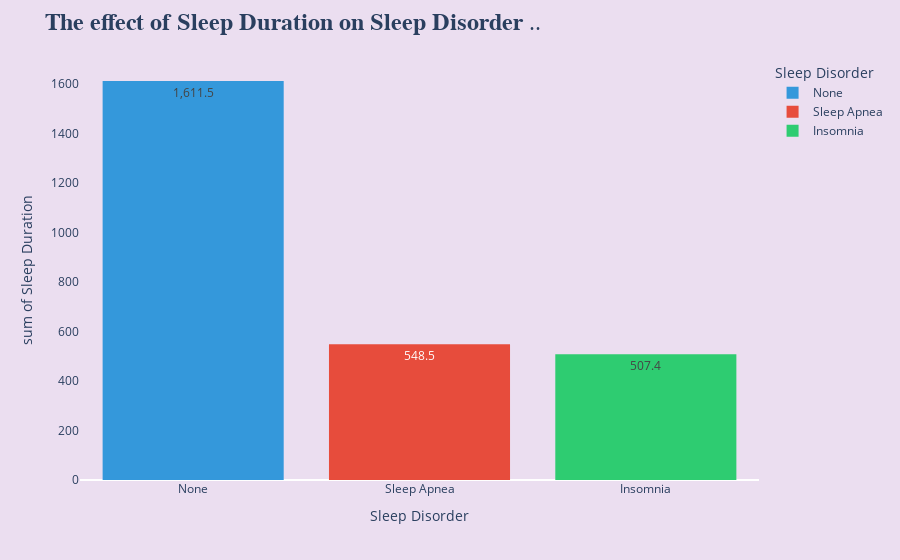

The notebook cell this image was saved under:
### Code cell
fig=px.histogram(df,x='Sleep Disorder',y='Sleep Duration',
                 color='Sleep Disorder',color_discrete_sequence=['#3498db', '#e74c3c', '#2ecc71', '#9b59b6'],
                 text_auto=True)



fig.update_layout(title='<b>The effect of Sleep Duration on Sleep Disorder</b> ..',
                  titlefont={'size': 24,'family': 'Serif'},
                  showlegend=True, 
                  paper_bgcolor='#EBDEF0',
                  plot_bgcolor='#EBDEF0')



fig.update_yaxes(showgrid=False)




fig.show()

### Figure 1 — Plotly figure (JSON) as saved in the notebook; plotly's stock layout.template omitted (floating-point values rounded to 4 significant figures; data arrays with more than 128 entries replaced by an {"elided": "..."} marker saying what was removed)
{"data": [{"alignmentgroup": "True", "bingroup": "x", "histfunc": "sum", "hovertemplate": "Sleep Disorder=%{x}<br>sum of Sleep Duration=%{y}<extra></extra>", "legendgroup": "None", "marker": {"color": "#3498db", "pattern": {"shape": ""}}, "name": "None", "offsetgroup": "None", "orientation": "v", "showlegend": true, "texttemplate": "%{value}", "type": "histogram", "x": {"elided": "219 str values"}, "xaxis": "x", "y": {"elided": "219 float values"}, "yaxis": "y"}, {"alignmentgroup": "True", "bingroup": "x", "histfunc": "sum", "hovertemplate": "Sleep Disorder=%{x}<br>sum of Sleep Duration=%{y}<extra></extra>", "legendgroup": "Sleep Apnea", "marker": {"color": "#e74c3c", "pattern": {"shape": ""}}, "name": "Sleep Apnea", "offsetgroup": "Sleep Apnea", "orientation": "v", "showlegend": true, "texttemplate": "%{value}", "type": "histogram", "x": ["Sleep Apnea", "Sleep Apnea", "Sleep Apnea", "Sleep Apnea", "Sleep Apnea", "Sleep Apnea", "Sleep Apnea", "Sleep Apnea", "Sleep Apnea", "Sleep Apnea", "Sleep Apnea", "Sleep Apnea", "Sleep Apnea", "Sleep Apnea", "Sleep Apnea", "Sleep Apnea", "Sleep Apnea", "Sleep Apnea", "Sleep Apnea", "Sleep Apnea", "Sleep Apnea", "Sleep Apnea", "Sleep Apnea", "Sleep Apnea", "Sleep Apnea", "Sleep Apnea", "Sleep Apnea", "Sleep Apnea", "Sleep Apnea", "Sleep Apnea", "Sleep Apnea", "Sleep Apnea", "Sleep Apnea", "Sleep Apnea", "Sleep Apnea", "Sleep Apnea", "Sleep Apnea", "Sleep Apnea", "Sleep Apnea", "Sleep Apnea", "Sleep Apnea", "Sleep Apnea", "Sleep Apnea", "Sleep Apnea", "Sleep Apnea", "Sleep Apnea", "Sleep Apnea", "Sleep Apnea", "Sleep Apnea", "Sleep Apnea", "Sleep Apnea", "Sleep Apnea", "Sleep Apnea", "Sleep Apnea", "Sleep Apnea", "Sleep Apnea", "Sleep Apnea", "Sleep Apnea", "Sleep Apnea", "Sleep Apnea", "Sleep Apnea", "Sleep Apnea", "Sleep Apnea", "Sleep Apnea", "Sleep Apnea", "Sleep Apnea", "Sleep Apnea", "Sleep Apnea", "Sleep Apnea", "Sleep Apnea", "Sleep Apnea", "Sleep Apnea", "Sleep Apnea", "Sleep Apnea", "Sleep Apnea", "Sleep Apnea", "Sleep Apnea", "Sleep Apnea"], "xaxis": "x", "y": [5.9, 5.9, 6.5, 6, 6.4, 7.7, 5.8, 5.8, 7.4, 6.6, 7.2, 7.1, 7.4, 6.8, 6.8, 7.8, 6.5, 5.9, 6, 6.1, 6.1, 6.1, 6.1, 6.2, 6.2, 6.2, 8.1, 8.1, 6.1, 6, 6, 6, 6, 6, 6, 6, 6.1, 6, 6.1, 6.1, 6, 6.1, 6, 6.1, 6.1, 6, 6.1, 6.1, 8.1, 8.1, 8.2, 8.2, 8.2, 8.2, 8.2, 8.1, 8.1, 8.1, 8, 8, 8, 8, 8, 8, 8.2, 8.2, 8.2, 8.2, 8, 8, 8.1, 8, 8.1, 8.1, 8, 8.1, 8.1, 8.1], "yaxis": "y"}, {"alignmentgroup": "True", "bingroup": "x", "histfunc": "sum", "hovertemplate": "Sleep Disorder=%{x}<br>sum of Sleep Duration=%{y}<extra></extra>", "legendgroup": "Insomnia", "marker": {"color": "#2ecc71", "pattern": {"shape": ""}}, "name": "Insomnia", "offsetgroup": "Insomnia", "orientation": "v", "showlegend": true, "texttemplate": "%{value}", "type": "histogram", "x": ["Insomnia", "Insomnia", "Insomnia", "Insomnia", "Insomnia", "Insomnia", "Insomnia", "Insomnia", "Insomnia", "Insomnia", "Insomnia", "Insomnia", "Insomnia", "Insomnia", "Insomnia", "Insomnia", "Insomnia", "Insomnia", "Insomnia", "Insomnia", "Insomnia", "Insomnia", "Insomnia", "Insomnia", "Insomnia", "Insomnia", "Insomnia", "Insomnia", "Insomnia", "Insomnia", "Insomnia", "Insomnia", "Insomnia", "Insomnia", "Insomnia", "Insomnia", "Insomnia", "Insomnia", "Insomnia", "Insomnia", "Insomnia", "Insomnia", "Insomnia", "Insomnia", "Insomnia", "Insomnia", "Insomnia", "Insomnia", "Insomnia", "Insomnia", "Insomnia", "Insomnia", "Insomnia", "Insomnia", "Insomnia", "Insomnia", "Insomnia", "Insomnia", "Insomnia", "Insomnia", "Insomnia", "Insomnia", "Insomnia", "Insomnia", "Insomnia", "Insomnia", "Insomnia", "Insomnia", "Insomnia", "Insomnia", "Insomnia", "Insomnia", "Insomnia", "Insomnia", "Insomnia", "Insomnia", "Insomnia"], "xaxis": "x", "y": [5.9, 6.3, 6.5, 6.4, 6, 7.2, 6.6, 7.2, 6.5, 7.6, 6.5, 6.7, 6.3, 6.7, 6.5, 6.7, 6.4, 6.5, 6.5, 6.5, 6.5, 6.5, 6.5, 6.5, 6.5, 6.5, 7.8, 7.8, 6.6, 6.4, 6.3, 6.4, 6.6, 6.3, 6.6, 6.3, 6.6, 6.3, 6.6, 6.3, 6.6, 6.3, 6.6, 6.3, 6.4, 6.5, 6.3, 6.4, 6.5, 6.3, 6.4, 6.5, 6.3, 6.5, 6.3, 6.8, 6.8, 6.8, 6.5, 6.5, 6.5, 6.5, 6.6, 6.6, 6.6, 6.6, 6.6, 7.3, 7.3, 6.1, 6.5, 6.5, 6.6, 6.6, 6.6, 6.6, 8.3], "yaxis": "y"}], "layout": {"barmode": "relative", "legend": {"title": {"text": "Sleep Disorder"}, "tracegroupgap": 0}, "margin": {"t": 60}, "paper_bgcolor": "#EBDEF0", "plot_bgcolor": "#EBDEF0", "showlegend": true, "title": {"font": {"family": "Serif", "size": 24}, "text": "<b>The effect of Sleep Duration on Sleep Disorder</b> .."}, "xaxis": {"anchor": "y", "categoryarray": ["None", "Sleep Apnea", "Insomnia"], "categoryorder": "array", "domain": [0, 1], "title": {"text": "Sleep Disorder"}}, "yaxis": {"anchor": "x", "domain": [0, 1], "showgrid": false, "title": {"text": "sum of Sleep Duration"}}}}
